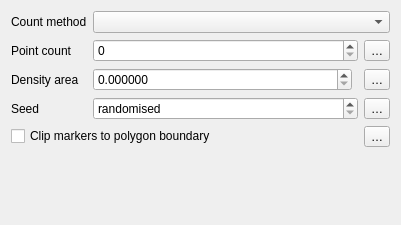
<?xml version="1.0" encoding="UTF-8"?>
<ui version="4.0">
 <class>WidgetRandomMarkerFill</class>
 <widget class="QWidget" name="WidgetRandomMarkerFill">
  <property name="geometry">
   <rect>
    <x>0</x>
    <y>0</y>
    <width>401</width>
    <height>225</height>
   </rect>
  </property>
  <property name="windowTitle">
   <string notr="true">Form</string>
  </property>
  <layout class="QGridLayout" name="gridLayout" columnstretch="0,0,0">
   <item row="0" column="0">
    <widget class="QLabel" name="mCountMethodLabel">
     <property name="text">
      <string>Count method</string>
     </property>
    </widget>
   </item>
   <item row="0" column="1" colspan="2">
    <widget class="QComboBox" name="mCountMethodComboBox"/>
   </item>
   <item row="3" column="2">
    <widget class="QgsPropertyOverrideButton" name="mSeedDdbtn">
     <property name="text">
      <string>…</string>
     </property>
    </widget>
   </item>
   <item row="3" column="0">
    <widget class="QLabel" name="label">
     <property name="text">
      <string>Seed</string>
     </property>
    </widget>
   </item>
   <item row="1" column="0">
    <widget class="QLabel" name="mPointCountLabel">
     <property name="text">
      <string>Point count</string>
     </property>
    </widget>
   </item>
   <item row="2" column="0">
    <widget class="QLabel" name="mDensityAreaLabel">
     <property name="text">
      <string>Density area</string>
     </property>
    </widget>
   </item>
   <item row="5" column="0" colspan="3">
    <spacer name="verticalSpacer">
     <property name="orientation">
      <enum>Qt::Vertical</enum>
     </property>
     <property name="sizeHint" stdset="0">
      <size>
       <width>20</width>
       <height>40</height>
      </size>
     </property>
    </spacer>
   </item>
   <item row="1" column="1">
    <widget class="QgsSpinBox" name="mPointCountSpinBox">
     <property name="sizePolicy">
      <sizepolicy hsizetype="Minimum" vsizetype="Fixed">
       <horstretch>1</horstretch>
       <verstretch>0</verstretch>
      </sizepolicy>
     </property>
     <property name="maximum">
      <number>999999999</number>
     </property>
    </widget>
   </item>
   <item row="2" column="1">
    <layout class="QHBoxLayout" name="horizontalLayout_3">
     <item>
      <widget class="QgsDoubleSpinBox" name="mDensityAreaSpinBox">
       <property name="sizePolicy">
        <sizepolicy hsizetype="Minimum" vsizetype="Fixed">
         <horstretch>1</horstretch>
         <verstretch>0</verstretch>
        </sizepolicy>
       </property>
       <property name="decimals">
        <number>6</number>
       </property>
       <property name="minimum">
        <double>0.000000000000000</double>
       </property>
       <property name="maximum">
        <double>99999999.989999994635582</double>
       </property>
       <property name="singleStep">
        <double>0.200000000000000</double>
       </property>
      </widget>
     </item>
     <item>
      <widget class="QgsUnitSelectionWidget" name="mDensityAreaUnitWidget" native="true">
       <property name="minimumSize">
        <size>
         <width>0</width>
         <height>0</height>
        </size>
       </property>
       <property name="focusPolicy">
        <enum>Qt::StrongFocus</enum>
       </property>
      </widget>
     </item>
    </layout>
   </item>
   <item row="2" column="2">
    <widget class="QgsPropertyOverrideButton" name="mDensityAreaDdbtn">
     <property name="text">
      <string>…</string>
     </property>
    </widget>
   </item>
   <item row="3" column="1">
    <widget class="QgsSpinBox" name="mSeedSpinBox">
     <property name="sizePolicy">
      <sizepolicy hsizetype="Minimum" vsizetype="Fixed">
       <horstretch>1</horstretch>
       <verstretch>0</verstretch>
      </sizepolicy>
     </property>
     <property name="specialValueText">
      <string>randomised</string>
     </property>
     <property name="maximum">
      <number>999999999</number>
     </property>
    </widget>
   </item>
   <item row="1" column="2">
    <widget class="QgsPropertyOverrideButton" name="mPointCountDdbtn">
     <property name="text">
      <string>…</string>
     </property>
    </widget>
   </item>
   <item row="4" column="0" colspan="2">
    <widget class="QCheckBox" name="mClipPointsCheckBox">
     <property name="text">
      <string>Clip markers to polygon boundary</string>
     </property>
    </widget>
   </item>
   <item row="4" column="2">
    <widget class="QgsPropertyOverrideButton" name="mClipPointsDdbtn">
     <property name="text">
      <string>…</string>
     </property>
    </widget>
   </item>
  </layout>
 </widget>
 <customwidgets>
  <customwidget>
   <class>QgsSpinBox</class>
   <extends>QSpinBox</extends>
   <header>qgsspinbox.h</header>
  </customwidget>
  <customwidget>
   <class>QgsDoubleSpinBox</class>
   <extends>QDoubleSpinBox</extends>
   <header>qgsdoublespinbox.h</header>
  </customwidget>
  <customwidget>
   <class>QgsPropertyOverrideButton</class>
   <extends>QToolButton</extends>
   <header>qgspropertyoverridebutton.h</header>
  </customwidget>
  <customwidget>
   <class>QgsUnitSelectionWidget</class>
   <extends>QWidget</extends>
   <header>qgsunitselectionwidget.h</header>
   <container>1</container>
  </customwidget>
 </customwidgets>
 <tabstops>
  <tabstop>mCountMethodComboBox</tabstop>
  <tabstop>mPointCountSpinBox</tabstop>
  <tabstop>mPointCountDdbtn</tabstop>
  <tabstop>mDensityAreaSpinBox</tabstop>
  <tabstop>mDensityAreaUnitWidget</tabstop>
  <tabstop>mDensityAreaDdbtn</tabstop>
  <tabstop>mSeedSpinBox</tabstop>
  <tabstop>mSeedDdbtn</tabstop>
  <tabstop>mClipPointsCheckBox</tabstop>
  <tabstop>mClipPointsDdbtn</tabstop>
 </tabstops>
 <resources/>
 <connections/>
</ui>
